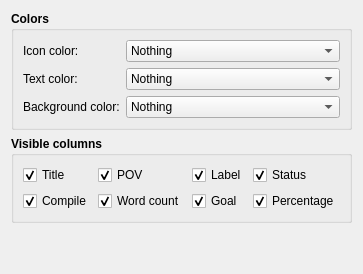
         <widget class="QWidget" name="tab_2">
          <attribute name="icon">
           <iconset theme="view-outline">
            <normaloff/>
           </iconset>
          </attribute>
          <attribute name="title">
           <string>Outline</string>
          </attribute>
          <layout class="QVBoxLayout" name="verticalLayout_11">
           <item>
            <widget class="QGroupBox" name="groupBox_4">
             <property name="font">
              <font>
               <weight>75</weight>
               <bold>true</bold>
              </font>
             </property>
             <property name="title">
              <string>Colors</string>
             </property>
             <layout class="QFormLayout" name="formLayout_3">
              <property name="fieldGrowthPolicy">
               <enum>QFormLayout::ExpandingFieldsGrow</enum>
              </property>
              <item row="0" column="0">
               <widget class="QLabel" name="label_6">
                <property name="font">
                 <font>
                  <weight>50</weight>
                  <bold>false</bold>
                 </font>
                </property>
                <property name="text">
                 <string>Icon color:</string>
                </property>
               </widget>
              </item>
              <item row="0" column="1">
               <widget class="QComboBox" name="cmbOutlineIcon">
                <property name="sizePolicy">
                 <sizepolicy hsizetype="Expanding" vsizetype="Fixed">
                  <horstretch>0</horstretch>
                  <verstretch>0</verstretch>
                 </sizepolicy>
                </property>
                <property name="font">
                 <font>
                  <weight>50</weight>
                  <bold>false</bold>
                 </font>
                </property>
                <item>
                 <property name="text">
                  <string>Nothing</string>
                 </property>
                </item>
                <item>
                 <property name="text">
                  <string>POV</string>
                 </property>
                </item>
                <item>
                 <property name="text">
                  <string>Label</string>
                 </property>
                </item>
                <item>
                 <property name="text">
                  <string>Progress</string>
                 </property>
                </item>
                <item>
                 <property name="text">
                  <string>Compile</string>
                 </property>
                </item>
               </widget>
              </item>
              <item row="1" column="0">
               <widget class="QLabel" name="label_7">
                <property name="font">
                 <font>
                  <weight>50</weight>
                  <bold>false</bold>
                 </font>
                </property>
                <property name="text">
                 <string>Text color:</string>
                </property>
               </widget>
              </item>
              <item row="1" column="1">
               <widget class="QComboBox" name="cmbOutlineText">
                <property name="sizePolicy">
                 <sizepolicy hsizetype="Expanding" vsizetype="Fixed">
                  <horstretch>0</horstretch>
                  <verstretch>0</verstretch>
                 </sizepolicy>
                </property>
                <property name="font">
                 <font>
                  <weight>50</weight>
                  <bold>false</bold>
                 </font>
                </property>
                <item>
                 <property name="text">
                  <string>Nothing</string>
                 </property>
                </item>
                <item>
                 <property name="text">
                  <string>POV</string>
                 </property>
                </item>
                <item>
                 <property name="text">
                  <string>Label</string>
                 </property>
                </item>
                <item>
                 <property name="text">
                  <string>Progress</string>
                 </property>
                </item>
                <item>
                 <property name="text">
                  <string>Compile</string>
                 </property>
                </item>
               </widget>
              </item>
              <item row="2" column="1">
               <widget class="QComboBox" name="cmbOutlineBackground">
                <property name="sizePolicy">
                 <sizepolicy hsizetype="Expanding" vsizetype="Fixed">
                  <horstretch>0</horstretch>
                  <verstretch>0</verstretch>
                 </sizepolicy>
                </property>
                <property name="font">
                 <font>
                  <weight>50</weight>
                  <bold>false</bold>
                 </font>
                </property>
                <item>
                 <property name="text">
                  <string>Nothing</string>
                 </property>
                </item>
                <item>
                 <property name="text">
                  <string>POV</string>
                 </property>
                </item>
                <item>
                 <property name="text">
                  <string>Label</string>
                 </property>
                </item>
                <item>
                 <property name="text">
                  <string>Progress</string>
                 </property>
                </item>
                <item>
                 <property name="text">
                  <string>Compile</string>
                 </property>
                </item>
               </widget>
              </item>
              <item row="2" column="0">
               <widget class="QLabel" name="label_8">
                <property name="font">
                 <font>
                  <weight>50</weight>
                  <bold>false</bold>
                 </font>
                </property>
                <property name="text">
                 <string>Background color:</string>
                </property>
               </widget>
              </item>
             </layout>
            </widget>
           </item>
           <item>
            <widget class="QGroupBox" name="groupBox_6">
             <property name="font">
              <font>
               <weight>75</weight>
               <bold>true</bold>
              </font>
             </property>
             <property name="title">
              <string>Visible columns</string>
             </property>
             <layout class="QGridLayout" name="gridLayout">
              <item row="4" column="2">
               <widget class="QCheckBox" name="chkOutlineGoal">
                <property name="font">
                 <font>
                  <weight>50</weight>
                  <bold>false</bold>
                 </font>
                </property>
                <property name="text">
                 <string>Goal</string>
                </property>
                <property name="checked">
                 <bool>true</bool>
                </property>
               </widget>
              </item>
              <item row="4" column="1">
               <widget class="QCheckBox" name="chkOutlineWordCount">
                <property name="font">
                 <font>
                  <weight>50</weight>
                  <bold>false</bold>
                 </font>
                </property>
                <property name="text">
                 <string>Word count</string>
                </property>
                <property name="checked">
                 <bool>true</bool>
                </property>
               </widget>
              </item>
              <item row="4" column="3">
               <widget class="QCheckBox" name="chkOutlinePercentage">
                <property name="font">
                 <font>
                  <weight>50</weight>
                  <bold>false</bold>
                 </font>
                </property>
                <property name="text">
                 <string>Percentage</string>
                </property>
                <property name="checked">
                 <bool>true</bool>
                </property>
               </widget>
              </item>
              <item row="4" column="0">
               <widget class="QCheckBox" name="chkOutlineCompile">
                <property name="font">
                 <font>
                  <weight>50</weight>
                  <bold>false</bold>
                 </font>
                </property>
                <property name="text">
                 <string>Compile</string>
                </property>
                <property name="checked">
                 <bool>true</bool>
                </property>
               </widget>
              </item>
              <item row="3" column="3">
               <widget class="QCheckBox" name="chkOutlineStatus">
                <property name="font">
                 <font>
                  <weight>50</weight>
                  <bold>false</bold>
                 </font>
                </property>
                <property name="text">
                 <string>Status</string>
                </property>
                <property name="checked">
                 <bool>true</bool>
                </property>
               </widget>
              </item>
              <item row="3" column="2">
               <widget class="QCheckBox" name="chkOutlineLabel">
                <property name="font">
                 <font>
                  <weight>50</weight>
                  <bold>false</bold>
                 </font>
                </property>
                <property name="text">
                 <string>Label</string>
                </property>
                <property name="checked">
                 <bool>true</bool>
                </property>
               </widget>
              </item>
              <item row="3" column="1">
               <widget class="QCheckBox" name="chkOutlinePOV">
                <property name="font">
                 <font>
                  <weight>50</weight>
                  <bold>false</bold>
                 </font>
                </property>
                <property name="text">
                 <string>POV</string>
                </property>
                <property name="checked">
                 <bool>true</bool>
                </property>
               </widget>
              </item>
              <item row="3" column="0">
               <widget class="QCheckBox" name="chkOutlineTitle">
                <property name="font">
                 <font>
                  <weight>50</weight>
                  <bold>false</bold>
                 </font>
                </property>
                <property name="text">
                 <string>Title</string>
                </property>
                <property name="checked">
                 <bool>true</bool>
                </property>
               </widget>
              </item>
             </layout>
            </widget>
           </item>
           <item>
            <spacer name="verticalSpacer_4">
             <property name="orientation">
              <enum>Qt::Vertical</enum>
             </property>
             <property name="sizeHint" stdset="0">
              <size>
               <width>20</width>
               <height>40</height>
              </size>
             </property>
            </spacer>
           </item>
          </layout>
         </widget>
